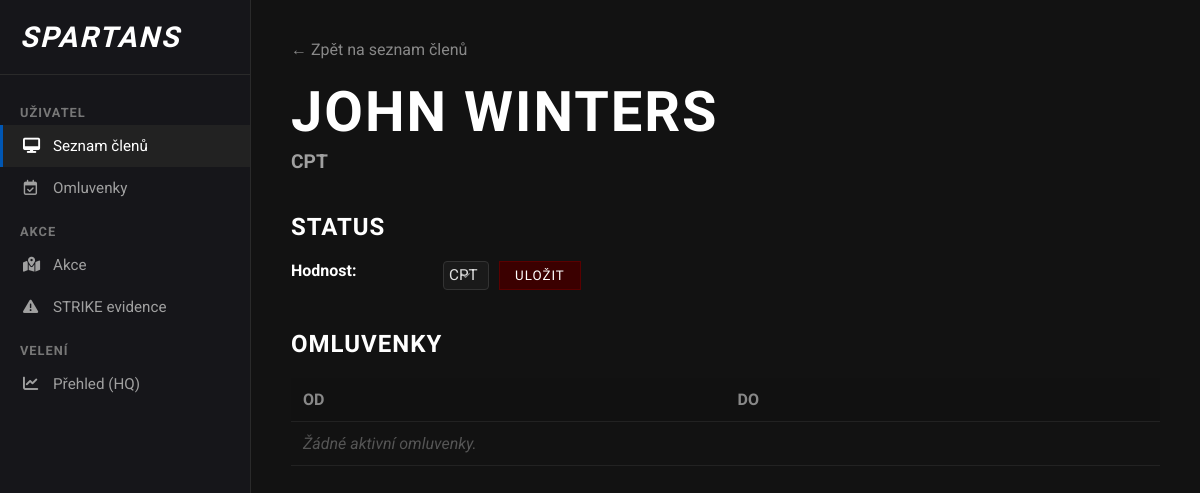
The app's page /profil/1 with its own data.
### app.py (models this page shows)
class Clen(db.Model):
    id = db.Column(db.Integer, primary_key=True)
    jmeno = db.Column(db.String(50), nullable=False)
    hodnost_id = db.Column(db.Integer, db.ForeignKey('hodnost.id'), nullable=False)
    hodnost = db.relationship('Hodnost')

class Hodnost(db.Model):
    id = db.Column(db.Integer, primary_key=True)
    nazev = db.Column(db.String(50), nullable=False)

### app.py (the view)
@app.route('/profil/<int:id>')
def profil(id):
    vybrany_clen = Clen.query.get_or_404(id)
    omluvenky_clena = Omluvenka.query.filter_by(clen_id=id).all()
    hodnosti_z_db = Hodnost.query.all()
    return render_template('profil.html', clen=vybrany_clen, omluvenky=omluvenky_clena, hodnosti=hodnosti_z_db)

### templates/profil.html (shortened to what this page needs)
<!DOCTYPE html>
<html lang="cs">
<head>
    <link rel="stylesheet" href="https://cdnjs.cloudflare.com/ajax/libs/font-awesome/6.4.0/css/all.min.css">
    <link rel="stylesheet" href="{{ url_for('static', filename='profil.css') }}">
</head>
<body>
    <div class="sidebar">
      <div class="sidebar-brand">
        <i> SPARTANS</i>
      </div>
      <div class="sidebar-category">Uživatel</div>
      <div class="sidebar-nav">
        <a href="/" class="active"
          ><i class="fa-solid fa-desktop"></i> Seznam členů</a
        >
        <a href="/omluvenky"
          ><i class="fa-regular fa-calendar-check"></i> Omluvenky</a
        >
      </div>
      <div class="sidebar-category">Akce</div>
      <div class="sidebar-nav">
        <a href="/akce"><i class="fa-solid fa-map-location-dot"></i> Akce </a>
        <a href="/strike"><i class="fa-solid fa-triangle-exclamation"></i> STRIKE evidence</a>
      </div>
      <div class="sidebar-category">Velení</div>
      <div class="sidebar-nav">
          <a href="/dashboard"><i class="fa-solid fa-chart-line"></i> Přehled (HQ)</a>
      </div>
    </div>
    <div class="main-content">
        <a href="/" style="color: #888; text-decoration: none; margin-bottom: 20px; display: inline-block;">← Zpět na seznam členů</a>
        <div class="container">
            <div class="left-column">
                <h1>{{ clen.jmeno }}</h1>
                <div class="subtitle">{{ clen.hodnost.nazev }}</div>
                <h2>Status</h2>
                <div style="display: grid; grid-template-columns: 140px 1fr; gap: 12px; margin-bottom: 30px;">
                    <div style="font-weight: bold; color: #fff;">Hodnost:</div>
                    <div>
                        <form action="/zmenit_hodnost/{{ clen.id }}" method="POST" style="display: flex; gap: 10px; margin: 0;">
                            <select name="hodnost" style="padding: 5px;">
                                {% for h in hodnosti %}
                                    <option value="{{ h.id }}" {% if clen.hodnost_id == h.id %}selected{% endif %}>{{ h.nazev }}</option>
                                {% endfor %}
                            </select>
                            <button type="submit" style="padding: 5px 15px;">Uložit</button>
                        </form>
                    </div>
                </div>
                <h2>Omluvenky</h2>
                <table>
                    <tr>
                        <th>Od</th>
                        <th>Do</th>
                    </tr>
                    {% for omluvenka in omluvenky %}
                    <tr>
                        <td>{{ omluvenka.datum_od }}</td>
                        <td>{{ omluvenka.datum_do }}</td>
                    </tr>
                    {% else %}
                    <tr>
                        <td colspan="2" style="color: #555; font-style: italic;">Žádné aktivní omluvenky.</td>
                    </tr>
                    {% endfor %}
                </table>
            </div>
        </div>
    </div>
</body>
</html>

### static/profil.css (style rules this page uses)
body { background-color: #121212; color: #e0e0e0; font-family: 'Roboto', sans-serif; margin: 0; padding: 0; display: flex; min-height: 100vh; }
.sidebar { width: 250px; background-color: #16161a; border-right: 1px solid #2a2a2a; display: flex; flex-direction: column; padding-top: 20px; flex-shrink: 0; }
.sidebar-brand { color: #fff; font-family: 'Oswald', sans-serif; font-size: 1.8rem; font-weight: bold; letter-spacing: 2px; padding: 0 20px 20px 20px; border-bottom: 1px solid #2a2a2a; margin-bottom: 15px; display: flex; align-items: center; gap: 10px; }
.sidebar-category { color: #777; font-size: 0.8rem; text-transform: uppercase; font-weight: bold; margin: 15px 20px 5px 20px; letter-spacing: 1px; }
.sidebar-nav { display: flex; flex-direction: column; }
.sidebar-nav a { color: #a0a0a0; text-decoration: none; padding: 12px 20px; display: flex; align-items: center; gap: 15px; font-size: 0.95rem; transition: all 0.2s; border-left: 3px solid transparent; }
.sidebar-nav a.active { background-color: #222; color: #fff; border-left-color: #0056b3; }
.sidebar-nav a i { width: 15px; text-align: center; }
.main-content { flex: 1; padding: 40px; background-color: #121212; box-sizing: border-box; }
.container { max-width: 1200px; margin: 0 auto; display: flex; gap: 60px; flex-wrap: wrap; }
.left-column { flex: 1; min-width: 300px; }
h1 { font-family: 'Oswald', sans-serif; font-size: 3.5rem; margin: 0; text-transform: uppercase; color: #ffffff; letter-spacing: 2px; }
.subtitle { font-size: 1.2rem; font-weight: bold; color: #a0a0a0; margin-top: 5px; margin-bottom: 15px; }
h2 { font-family: 'Oswald', sans-serif; font-size: 1.5rem; text-transform: uppercase; letter-spacing: 1px; color: #fff; margin-top: 40px; margin-bottom: 20px; }
input, select, button { background-color: #222; color: #fff; border: 1px solid #444; padding: 10px 15px; font-family: 'Roboto', sans-serif; }
button { background-color: #3b0000; border: 1px solid #5a0000; cursor: pointer; font-family: 'Oswald', sans-serif; text-transform: uppercase; letter-spacing: 1px; transition: background 0.2s; }
table { width: 100%; border-collapse: collapse; margin-top: 10px; }
th, td { padding: 12px; text-align: left; border-bottom: 1px solid #222; }
th { background-color: #111; font-family: 'Oswald', sans-serif; color: #888; text-transform: uppercase; }
select { appearance: none; -webkit-appearance: none; -moz-appearance: none; background-color: #1a1a1a; color: #e0e0e0; border: 1px solid #333; border-radius: 4px; padding: 10px 40px 10px 15px; font-family: 'Roboto', sans-serif; font-size: 0.95rem; cursor: pointer; box-sizing: border-box; transition: all 0.3s ease; background-repeat: no-repeat; background-position: right 15px center; background-size: 15px; }
select option { background-color: #1a1a1a; color: #e0e0e0; padding: 10px; }

### records on screen
Clen: jmeno "JOHN WINTERS", hodnost "CPT"
Hodnost: hodnost.nazev "CPT"
